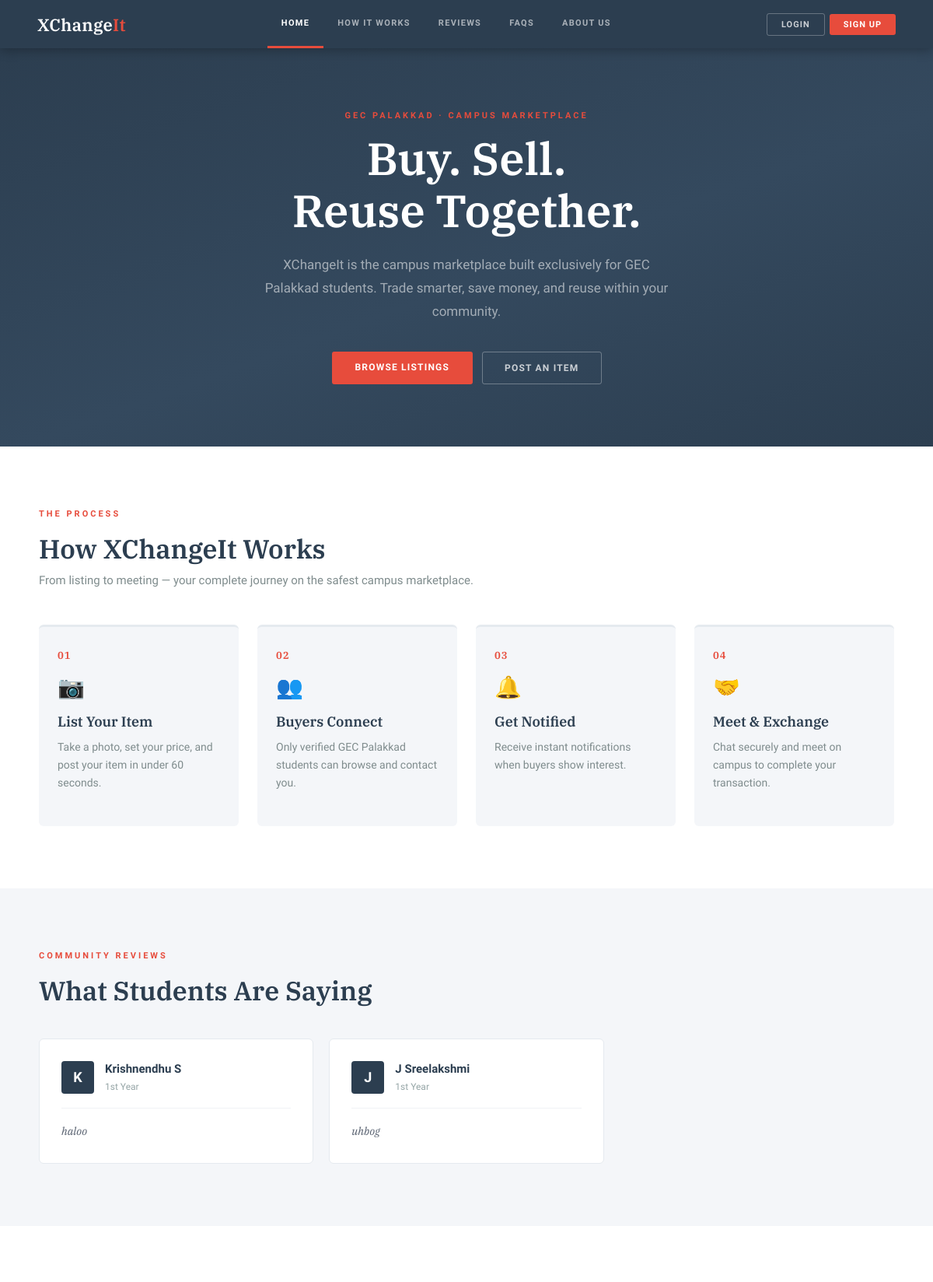
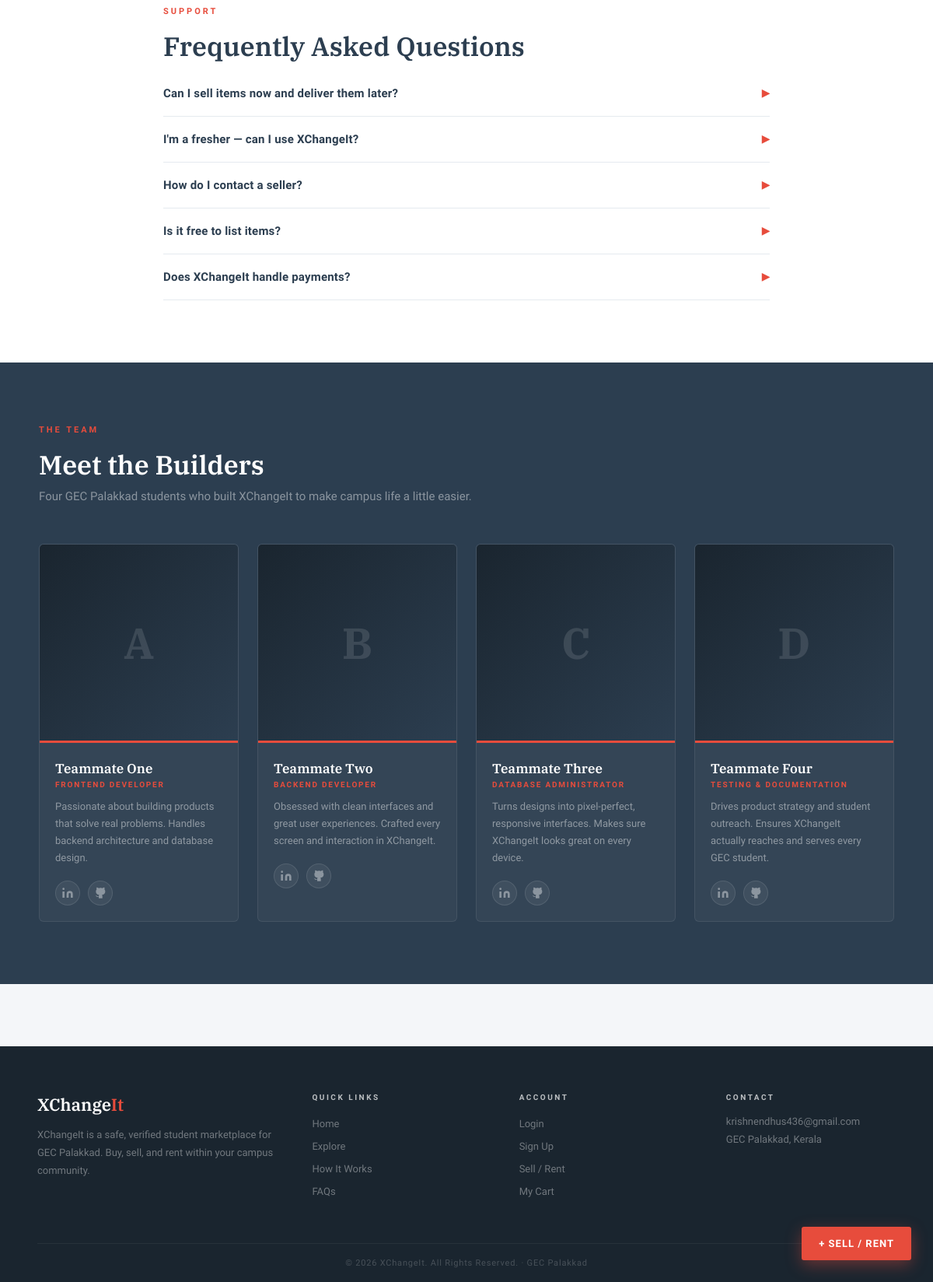
The page / on the database its author committed (2 pictures, top to bottom).
### tables this page shows
CREATE TABLE reviews (
            id      INTEGER PRIMARY KEY AUTOINCREMENT,
            name    TEXT NOT NULL,
            message TEXT NOT NULL,
            year    TEXT NOT NULL
        );

### app.py (the view)
@app.route("/")
def home():
    conn = sqlite3.connect(DATABASE)
    c = conn.cursor()
    c.execute("SELECT name, message, year FROM reviews ORDER BY id DESC")
    reviews = c.fetchall()
    conn.close()
    pending = get_pending_count(session.get("user"))
    return render_template("index.html", reviews=reviews, pending_count=pending)

### app.py (called while the page is built, shortened)
def get_pending_count(username):
    if not username:
        return 0

### templates/index.html (shortened to what this page needs)
<!DOCTYPE html>
<html lang="en">
<head>
  <link rel="stylesheet" href="{{ url_for('static', filename='slate.css') }}">
  <link rel="stylesheet" href="{{ url_for('static', filename='index.css') }}">
</head>
<body>
<nav class="navbar">
  <a href="{{ url_for('home') }}" class="logo">XChange<span>It</span></a>
  <div class="nav-links">
    <a href="{{ url_for('home') }}" class="active">Home</a>
    <a href="#how">How It Works</a>
    <a href="#testimonials">Reviews</a>
    <a href="#faq">FAQs</a>
    <a href="#abtus">About Us</a>
  </div>
  <div class="nav-right">
    {% if session.get('user') %}
      <a href="{{ url_for('cart') }}" class="nav-icon-btn" data-tooltip="Cart">
        <svg viewBox="0 0 24 24"><path d="M6 2L3 6v14a2 2 0 002 2h14a2 2 0 002-2V6l-3-4z"/><line x1="3" y1="6" x2="21" y2="6"/><path d="M16 10a4 4 0 01-8 0"/></svg>
      </a>
      <a href="{{ url_for('my_listings_chat') }}" class="nav-icon-btn" data-tooltip="Chats">
        <svg viewBox="0 0 24 24"><path d="M21 15a2 2 0 01-2 2H7l-4 4V5a2 2 0 012-2h14a2 2 0 012 2z"/></svg>
        {% if pending_count and pending_count > 0 %}
          <span class="nav-badge">{{ pending_count }}</span>
        {% endif %}
      </a>
      <div class="notif-wrap" id="notifWrap">
        <button class="nav-icon-btn notif-bell-btn" id="notifBell" data-tooltip="Notifications" onclick="toggleNotifPanel(event)" aria-label="Notifications">
          <svg viewBox="0 0 24 24" fill="none" stroke="currentColor" stroke-width="2" stroke-linecap="round" stroke-linejoin="round" width="18" height="18">
            <path d="M18 8A6 6 0 006 8c0 7-3 9-3 9h18s-3-2-3-9"/>
            <path d="M13.73 21a2 2 0 01-3.46 0"/>
          </svg>
          <span class="nav-badge notif-badge" id="notifBadge" style="display:none;"></span>
        </button>
        <div class="notif-panel" id="notifPanel" style="display:none;">
          <div class="notif-panel-header">
            <span>Notifications</span>
            <button class="notif-close-btn" onclick="closeNotifPanel()">&#x2715;</button>
          </div>
          <div class="notif-list" id="notifList">
            <div class="notif-loading">Loading&#8230;</div>
          </div>
        </div>
      </div>
      <a href="{{ url_for('profile') }}" class="nav-icon-btn nav-profile-btn" data-tooltip="{{ session.get('user') }}">
        {{ session.get('user')[0]|upper }}
      </a>
    {% else %}
      <a href="{{ url_for('login') }}" class="btn-nav-ghost">Login</a>
      <a href="{{ url_for('signup') }}" class="btn-nav-fill">Sign Up</a>
    {% endif %}
  </div>
</nav>
<section class="hero">
  <div class="hero-inner hero-centered">
    <span class="overline">GEC Palakkad · Campus Marketplace</span>
    <h1>Buy. Sell.<br>Reuse Together.</h1>
    <p>XChangeIt is the campus marketplace built exclusively for GEC Palakkad students. Trade smarter, save money, and reuse within your community.</p>
    <div class="hero-btns">
      <a href="{{ url_for('explore') }}" class="btn-red">Browse Listings</a>
      <a href="{{ url_for('sell') }}" class="btn-ghost-light">Post an Item</a>
    </div>
  </div>
</section>
<section class="how-section" id="how">
  <div class="how-inner">
    <div class="how-header">
      <span class="overline">The Process</span>
      <h2 class="sec-title">How XChangeIt Works</h2>
      <p class="sec-sub">From listing to meeting — your complete journey on the safest campus marketplace.</p>
    </div>
    <div class="steps-grid">
      <div class="step-card">
        <div class="step-num">01</div>
        <div class="step-icon">📷</div>
        <h3>List Your Item</h3>
        <p>Take a photo, set your price, and post your item in under 60 seconds.</p>
      </div>
      <div class="step-card">
        <div class="step-num">02</div>
        <div class="step-icon">👥</div>
        <h3>Buyers Connect</h3>
        <p>Only verified GEC Palakkad students can browse and contact you.</p>
      </div>
      <div class="step-card">
        <div class="step-num">03</div>
        <div class="step-icon">🔔</div>
        <h3>Get Notified</h3>
        <p>Receive instant notifications when buyers show interest.</p>
      </div>
      <div class="step-card">
        <div class="step-num">04</div>
        <div class="step-icon">🤝</div>
        <h3>Meet & Exchange</h3>
        <p>Chat securely and meet on campus to complete your transaction.</p>
      </div>
    </div>
  </div>
</section>
<section class="testimonials-section" id="testimonials">
  <div class="test-inner">
    <div class="test-header">
      <span class="overline">Community Reviews</span>
      <h2 class="sec-title">What Students Are Saying</h2>
    </div>
    <div class="reviews-track">
      {% for review in reviews %}
      <div class="review-card">
        <div class="review-top">
          <div class="review-avatar">{{ review[0][0] }}</div>
          <div>
            <h4>{{ review[0] }}</h4>
            <span class="review-year">{{ review[2] }}</span>
          </div>
        </div>
        <p class="review-text">{{ review[1] }}</p>
      </div>
      {% endfor %}
    </div>
  </div>
</section>
<section class="faq-section" id="faq">
  <div class="faq-inner">
    <span class="overline">Support</span>
    <h2 class="sec-title">Frequently Asked Questions</h2>
    <div class="faq-list">
      <div class="faq-item">
        <div class="faq-q">Can I sell items now and deliver them later? <span class="faq-icon">▶</span></div>
      </div>
      <div class="faq-item">
        <div class="faq-q">I'm a fresher — can I use XChangeIt? <span class="faq-icon">▶</span></div>
      </div>
      <div class="faq-item">
        <div class="faq-q">How do I contact a seller? <span class="faq-icon">▶</span></div>
      </div>
      <div class="faq-item">
        <div class="faq-q">Is it free to list items? <span class="faq-icon">▶</span></div>
      </div>
      <div class="faq-item">
        <div class="faq-q">Does XChangeIt handle payments? <span class="faq-icon">▶</span></div>
      </div>
    </div>
  </div>
</section>
<section class="about-section" id="abtus">
  <div class="about-inner">
    <div class="about-header">
      <span class="overline">The Team</span>
      <h2 class="sec-title">Meet the Builders</h2>
      <p class="sec-sub">Four GEC Palakkad students who built XChangeIt to make campus life a little easier.</p>
    </div>
    <div class="team-grid">
      <div class="team-card">
        <div class="team-photo-wrap">
          <div class="team-photo-placeholder">A</div>
        </div>
        <div class="team-info">
          <h3>Teammate One</h3>
          <span class="team-role">Frontend Developer</span>
          <p class="team-bio">Passionate about building products that solve real problems. Handles backend architecture and database design.</p>
          <div class="team-links">
            <a href="#" class="team-link" aria-label="LinkedIn">
              <svg viewBox="0 0 24 24" fill="currentColor" width="16" height="16"><path d="M16 8a6 6 0 016 6v7h-4v-7a2 2 0 00-2-2 2 2 0 00-2 2v7h-4v-7a6 6 0 016-6zM2 9h4v12H2z"/><circle cx="4" cy="4" r="2"/></svg>
            </a>
            <a href="#" class="team-link" aria-label="GitHub">
            </a>
          </div>
        </div>
      </div>
      <div class="team-card">
        <div class="team-photo-wrap">
          <div class="team-photo-placeholder">B</div>
        </div>
        <div class="team-info">
          <h3>Teammate Two</h3>
          <span class="team-role">Backend Developer</span>
          <p class="team-bio">Obsessed with clean interfaces and great user experiences. Crafted every screen and interaction in XChangeIt.</p>
          <div class="team-links">
            <a href="#" class="team-link" aria-label="LinkedIn">
              <svg viewBox="0 0 24 24" fill="currentColor" width="16" height="16"><path d="M16 8a6 6 0 016 6v7h-4v-7a2 2 0 00-2-2 2 2 0 00-2 2v7h-4v-7a6 6 0 016-6zM2 9h4v12H2z"/><circle cx="4" cy="4" r="2"/></svg>
            </a>
            <a href="#" class="team-link" aria-label="GitHub">
            </a>
          </div>
        </div>
      </div>
      <div class="team-card">
        <div class="team-photo-wrap">
          <div class="team-photo-placeholder">C</div>
        </div>
        <div class="team-info">
          <h3>Teammate Three</h3>
          <span class="team-role">Database Administrator</span>
          <p class="team-bio">Turns designs into pixel-perfect, responsive interfaces. Makes sure XChangeIt looks great on every device.</p>
          <div class="team-links">
            <a href="#" class="team-link" aria-label="LinkedIn">
              <svg viewBox="0 0 24 24" fill="currentColor" width="16" height="16"><path d="M16 8a6 6 0 016 6v7h-4v-7a2 2 0 00-2-2 2 2 0 00-2 2v7h-4v-7a6 6 0 016-6zM2 9h4v12H2z"/><circle cx="4" cy="4" r="2"/></svg>
            </a>
            <a href="#" class="team-link" aria-label="GitHub">
            </a>
          </div>
        </div>
      </div>
      <div class="team-card">
        <div class="team-photo-wrap">
          <div class="team-photo-placeholder">D</div>
        </div>
        <div class="team-info">
          <h3>Teammate Four</h3>
          <span class="team-role">Testing & Documentation</span>
          <p class="team-bio">Drives product strategy and student outreach. Ensures XChangeIt actually reaches and serves every GEC student.</p>
          <div class="team-links">
            <a href="#" class="team-link" aria-label="LinkedIn">
              <svg viewBox="0 0 24 24" fill="currentColor" width="16" height="16"><path d="M16 8a6 6 0 016 6v7h-4v-7a2 2 0 00-2-2 2 2 0 00-2 2v7h-4v-7a6 6 0 016-6zM2 9h4v12H2z"/><circle cx="4" cy="4" r="2"/></svg>
            </a>
            <a href="#" class="team-link" aria-label="GitHub">
            </a>
          </div>
        </div>
      </div>
    </div>
  </div>
</section>
<footer class="footer">
  <div class="footer-grid">
    <div class="footer-col">
      <span class="footer-logo">XChange<span>It</span></span>
      <p class="footer-desc">XChangeIt is a safe, verified student marketplace for GEC Palakkad. Buy, sell, and rent within your campus community.</p>
    </div>
    <div class="footer-col">
      <h4>Quick Links</h4>
      <ul>
        <li><a href="{{ url_for('home') }}">Home</a></li>
        <li><a href="{{ url_for('explore') }}">Explore</a></li>
        <li><a href="#how">How It Works</a></li>
        <li><a href="#faq">FAQs</a></li>
      </ul>
    </div>
    <div class="footer-col">
      <h4>Account</h4>
      <ul>
        <li><a href="{{ url_for('login') }}">Login</a></li>
        <li><a href="{{ url_for('signup') }}">Sign Up</a></li>
        <li><a href="{{ url_for('sell') }}">Sell / Rent</a></li>
        <li><a href="{{ url_for('cart') }}">My Cart</a></li>
      </ul>
    </div>
    <div class="footer-col">
      <h4>Contact</h4>
      <p><a href="/cdn-cgi/l/email-protection" class="__cf_email__" data-cfemail="f784828787988583b78f949f969990929e83d99e99">krishnendhus436@gmail.com</a></p>
      <p>GEC Palakkad, Kerala</p>
    </div>
  </div>
  <div class="footer-bottom">© 2026 XChangeIt. All Rights Reserved. · GEC Palakkad</div>
</footer>
<a href="{{ url_for('sell') }}" class="fab">+ Sell / Rent</a>
</body>
</html>

### static/slate.css (style rules this page uses)
*, *::before, *::after { box-sizing: border-box; margin: 0; padding: 0; }
html { scroll-behavior: smooth; }
body { font-family: 'Raleway', sans-serif; background: #f4f6f9; color: #2c3e50; min-height: 100vh; }
a { text-decoration: none; color: inherit; }
.navbar { background: #2c3e50; padding: 0 48px; display: flex; align-items: center; justify-content: space-between; height: 62px; position: sticky; top: 0; z-index: 1000; box-shadow: 0 2px 14px rgba(0,0,0,0.3); }
.logo { font-family: 'IBM Plex Serif', serif; font-size: 22px; color: #fff; font-weight: 600; letter-spacing: 0.3px; }
.logo span { color: #e74c3c; }
.nav-links { display: flex; height: 62px; }
.nav-links a { color: rgba(255,255,255,0.6); font-size: 11px; font-weight: 700; letter-spacing: 1.3px; text-transform: uppercase; padding: 0 18px; display: flex; align-items: center; border-bottom: 3px solid transparent; transition: all 0.2s; }
.nav-links a.active { color: #fff; border-bottom-color: #e74c3c; }
.nav-right { display: flex; gap: 10px; align-items: center; }
.btn-nav-ghost { padding: 7px 18px; background: transparent; border: 1px solid rgba(255,255,255,0.28); color: rgba(255,255,255,0.75); border-radius: 3px; font-size: 11px; font-weight: 700; letter-spacing: 1px; text-transform: uppercase; cursor: pointer; font-family: 'Raleway', sans-serif; transition: all 0.2s; }
.btn-nav-fill { padding: 7px 18px; background: #e74c3c; border: none; color: #fff; border-radius: 3px; font-size: 11px; font-weight: 700; letter-spacing: 1px; text-transform: uppercase; cursor: pointer; font-family: 'Raleway', sans-serif; transition: opacity 0.2s; }
.btn-red { padding: 13px 30px; background: #e74c3c; color: #fff; border: none; font-family: 'Raleway', sans-serif; font-size: 12px; font-weight: 700; letter-spacing: 1.2px; text-transform: uppercase; cursor: pointer; border-radius: 3px; transition: opacity 0.2s; display: inline-block; }
.btn-ghost-light { padding: 13px 28px; background: transparent; color: rgba(255,255,255,0.75); border: 1px solid rgba(255,255,255,0.3); font-family: 'Raleway', sans-serif; font-size: 12px; font-weight: 600; letter-spacing: 1.2px; text-transform: uppercase; cursor: pointer; border-radius: 3px; transition: all 0.2s; display: inline-block; }
.overline { font-size: 11px; letter-spacing: 3px; text-transform: uppercase; color: #e74c3c; font-weight: 700; margin-bottom: 16px; display: block; }
.sec-title { font-family: 'IBM Plex Serif', serif; font-size: 34px; color: #2c3e50; font-weight: 600; margin-bottom: 10px; }
.sec-sub { color: #7f8c8d; font-size: 15px; font-weight: 400; margin-bottom: 48px; }
.footer { background: #1a252f; padding: 60px 48px 0; margin-top: 80px; }
.footer-grid { display: grid; grid-template-columns: 1.4fr 1fr 1fr 1fr; gap: 48px; padding-bottom: 48px; border-bottom: 1px solid rgba(255,255,255,0.06); }
.footer-logo { font-family: 'IBM Plex Serif', serif; font-size: 22px; color: #fff; font-weight: 600; margin-bottom: 14px; display: block; }
.footer-logo span { color: #e74c3c; }
.footer-desc { color: rgba(255,255,255,0.38); font-size: 13px; line-height: 1.75; font-weight: 300; }
.footer-col h4 { color: rgba(255,255,255,0.7); font-size: 10px; letter-spacing: 2.5px; text-transform: uppercase; font-weight: 700; margin-bottom: 18px; }
.footer-col ul { list-style: none; }
.footer-col ul li { margin-bottom: 10px; }
.footer-col ul li a { color: rgba(255,255,255,0.38); font-size: 13px; transition: color 0.2s; }
.footer-col p { color: rgba(255,255,255,0.38); font-size: 13px; margin-bottom: 8px; font-weight: 300; }
.footer-bottom { text-align: center; padding: 18px 0; color: rgba(255,255,255,0.2); font-size: 11px; letter-spacing: 0.8px; }
.nav-right { display: flex; gap: 6px; align-items: center; }

### rows shown on the page
reviews: name "K", name "Krishnendhu S", year "1st Year", message "haloo"
reviews: name "J", name "J Sreelakshmi", year "1st Year", message "uhbog"
